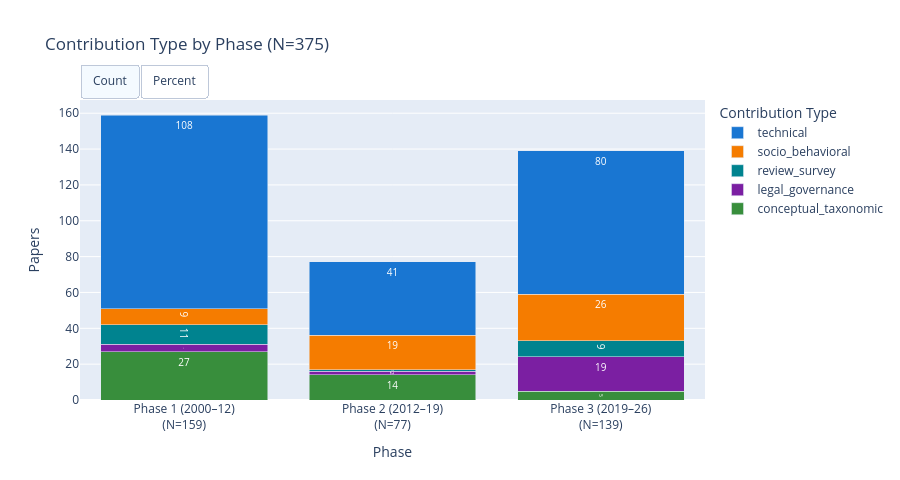

The code cell stored with this chart in its notebook:
### Markdown cell above
## 2 · Contribution Type by Phase

### Code cell
stacked_phase_bar(
    df.dropna(subset=["contribution_type"]),
    "contribution_type", STYLE["contribution_type"],
    f"Contribution Type by Phase (N={N})",
    "04_contribution_by_phase",
)

### Figure 1 — Plotly figure (JSON) as saved in the notebook; plotly's stock layout.template omitted (floating-point values rounded to 4 significant figures)
{"data": [{"marker": {"color": "#388E3C"}, "name": "conceptual_taxonomic", "text": ["27", "14", "5"], "textfont": {"color": "white", "size": 10}, "textposition": "inside", "type": "bar", "visible": true, "x": ["Phase 1 (2000–12)<br>(N=159)", "Phase 2 (2012–19)<br>(N=77)", "Phase 3 (2019–26)<br>(N=139)"], "y": [27, 14, 5]}, {"marker": {"color": "#7B1FA2"}, "name": "legal_governance", "text": ["4", "2", "19"], "textfont": {"color": "white", "size": 10}, "textposition": "inside", "type": "bar", "visible": true, "x": ["Phase 1 (2000–12)<br>(N=159)", "Phase 2 (2012–19)<br>(N=77)", "Phase 3 (2019–26)<br>(N=139)"], "y": [4, 2, 19]}, {"marker": {"color": "#00838F"}, "name": "review_survey", "text": ["11", "1", "9"], "textfont": {"color": "white", "size": 10}, "textposition": "inside", "type": "bar", "visible": true, "x": ["Phase 1 (2000–12)<br>(N=159)", "Phase 2 (2012–19)<br>(N=77)", "Phase 3 (2019–26)<br>(N=139)"], "y": [11, 1, 9]}, {"marker": {"color": "#F57C00"}, "name": "socio_behavioral", "text": ["9", "19", "26"], "textfont": {"color": "white", "size": 10}, "textposition": "inside", "type": "bar", "visible": true, "x": ["Phase 1 (2000–12)<br>(N=159)", "Phase 2 (2012–19)<br>(N=77)", "Phase 3 (2019–26)<br>(N=139)"], "y": [9, 19, 26]}, {"marker": {"color": "#1976D2"}, "name": "technical", "text": ["108", "41", "80"], "textfont": {"color": "white", "size": 10}, "textposition": "inside", "type": "bar", "visible": true, "x": ["Phase 1 (2000–12)<br>(N=159)", "Phase 2 (2012–19)<br>(N=77)", "Phase 3 (2019–26)<br>(N=139)"], "y": [108, 41, 80]}, {"marker": {"color": "#388E3C"}, "name": "conceptual_taxonomic", "text": ["17%", "18%", "4%"], "textfont": {"color": "white", "size": 10}, "textposition": "inside", "type": "bar", "visible": false, "x": ["Phase 1 (2000–12)<br>(N=159)", "Phase 2 (2012–19)<br>(N=77)", "Phase 3 (2019–26)<br>(N=139)"], "y": [17, 18.2, 3.6]}, {"marker": {"color": "#7B1FA2"}, "name": "legal_governance", "text": ["2%", "3%", "14%"], "textfont": {"color": "white", "size": 10}, "textposition": "inside", "type": "bar", "visible": false, "x": ["Phase 1 (2000–12)<br>(N=159)", "Phase 2 (2012–19)<br>(N=77)", "Phase 3 (2019–26)<br>(N=139)"], "y": [2.5, 2.6, 13.7]}, {"marker": {"color": "#00838F"}, "name": "review_survey", "text": ["7%", "1%", "6%"], "textfont": {"color": "white", "size": 10}, "textposition": "inside", "type": "bar", "visible": false, "x": ["Phase 1 (2000–12)<br>(N=159)", "Phase 2 (2012–19)<br>(N=77)", "Phase 3 (2019–26)<br>(N=139)"], "y": [6.9, 1.3, 6.5]}, {"marker": {"color": "#F57C00"}, "name": "socio_behavioral", "text": ["6%", "25%", "19%"], "textfont": {"color": "white", "size": 10}, "textposition": "inside", "type": "bar", "visible": false, "x": ["Phase 1 (2000–12)<br>(N=159)", "Phase 2 (2012–19)<br>(N=77)", "Phase 3 (2019–26)<br>(N=139)"], "y": [5.7, 24.7, 18.7]}, {"marker": {"color": "#1976D2"}, "name": "technical", "text": ["68%", "53%", "58%"], "textfont": {"color": "white", "size": 10}, "textposition": "inside", "type": "bar", "visible": false, "x": ["Phase 1 (2000–12)<br>(N=159)", "Phase 2 (2012–19)<br>(N=77)", "Phase 3 (2019–26)<br>(N=139)"], "y": [67.9, 53.2, 57.6]}], "layout": {"barmode": "stack", "height": 480, "legend": {"title": {"text": "Contribution Type"}}, "title": {"text": "Contribution Type by Phase (N=375)"}, "updatemenus": [{"buttons": [{"args": [{"visible": [true, true, true, true, true, false, false, false, false, false]}, {"yaxis.title.text": "Papers"}], "label": "Count", "method": "update"}, {"args": [{"visible": [false, false, false, false, false, true, true, true, true, true]}, {"yaxis.title.text": "% of phase"}], "label": "Percent", "method": "update"}], "direction": "right", "type": "buttons", "x": 0, "xanchor": "left", "y": 1.12}], "xaxis": {"title": {"text": "Phase"}}, "yaxis": {"title": {"text": "Papers"}}}}
